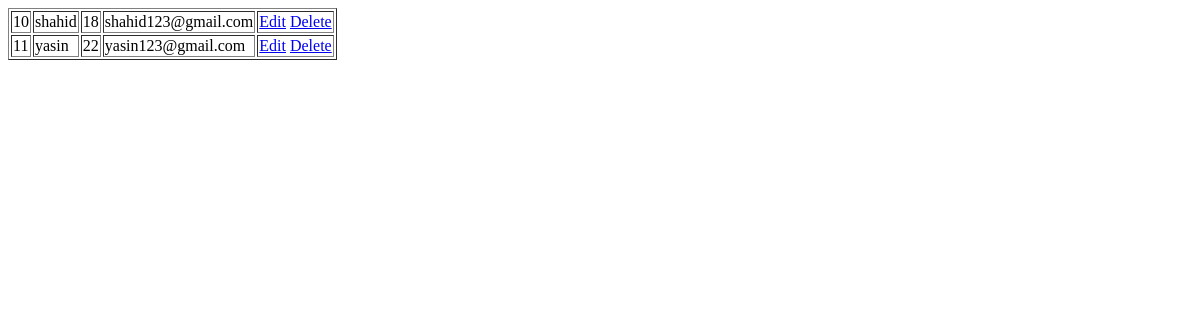
Page /dis_std on the earlier database version.
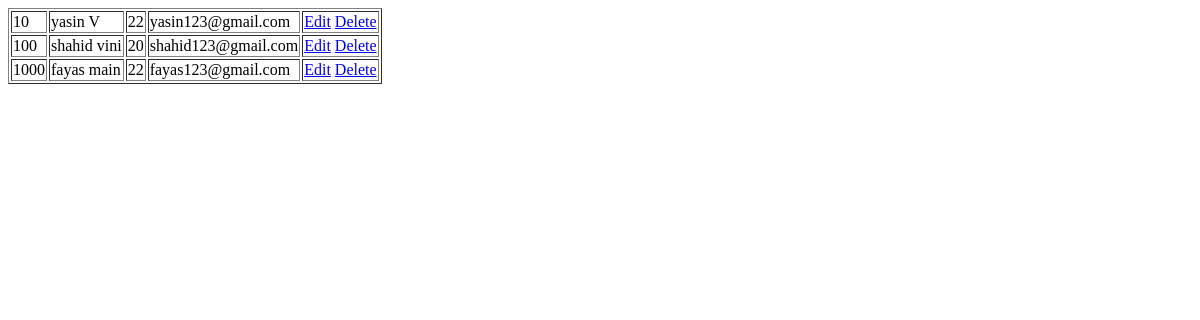
Same page on the later database version.
### app/models.py (models this page shows)
class Student(models.Model):
    roll_no=models.IntegerField()
    name=models.TextField()
    age=models.IntegerField()
    email=models.EmailField()
    def __str__(self):
        return self.name

### app/views.py (the view)
# urls.py: path('dis_std',views.display_std),
def display_std(req):
    data=Student.objects.all()
    return render(req,'display_std.html',{'std':data})

### templates/display_std.html (shortened to what this page needs)
<!DOCTYPE html>
<html lang="en">
<head>
</head>
<body>
     <table border="1">
        {% for i in std %}
        <tr>
            <td>{{i.roll_no}}</td>
            <td>{{i.name}}</td>
            <td>{{i.age}}</td>
            <td>{{i.email}}</td>
            <td>
                <a href="edit_std/{{i.pk}}">Edit</a>
                <a href="delete_std/{{i.pk}}">Delete</a>
            </td>
        </tr>
        {% endfor %}
     </table>
</body>
</html>

Differences in the rows shown:
removed Student: roll_no "10", name "shahid", age "18", email "shahid123@gmail.com"
changed Student "yasin123@gmail.com": roll_no "11" → "10"; name "yasin" → "yasin V"
added Student: roll_no "100", name "shahid vini", age "20", email "shahid123@gmail.com"
added Student: roll_no "1000", name "fayas main", age "22", email "fayas123@gmail.com"
